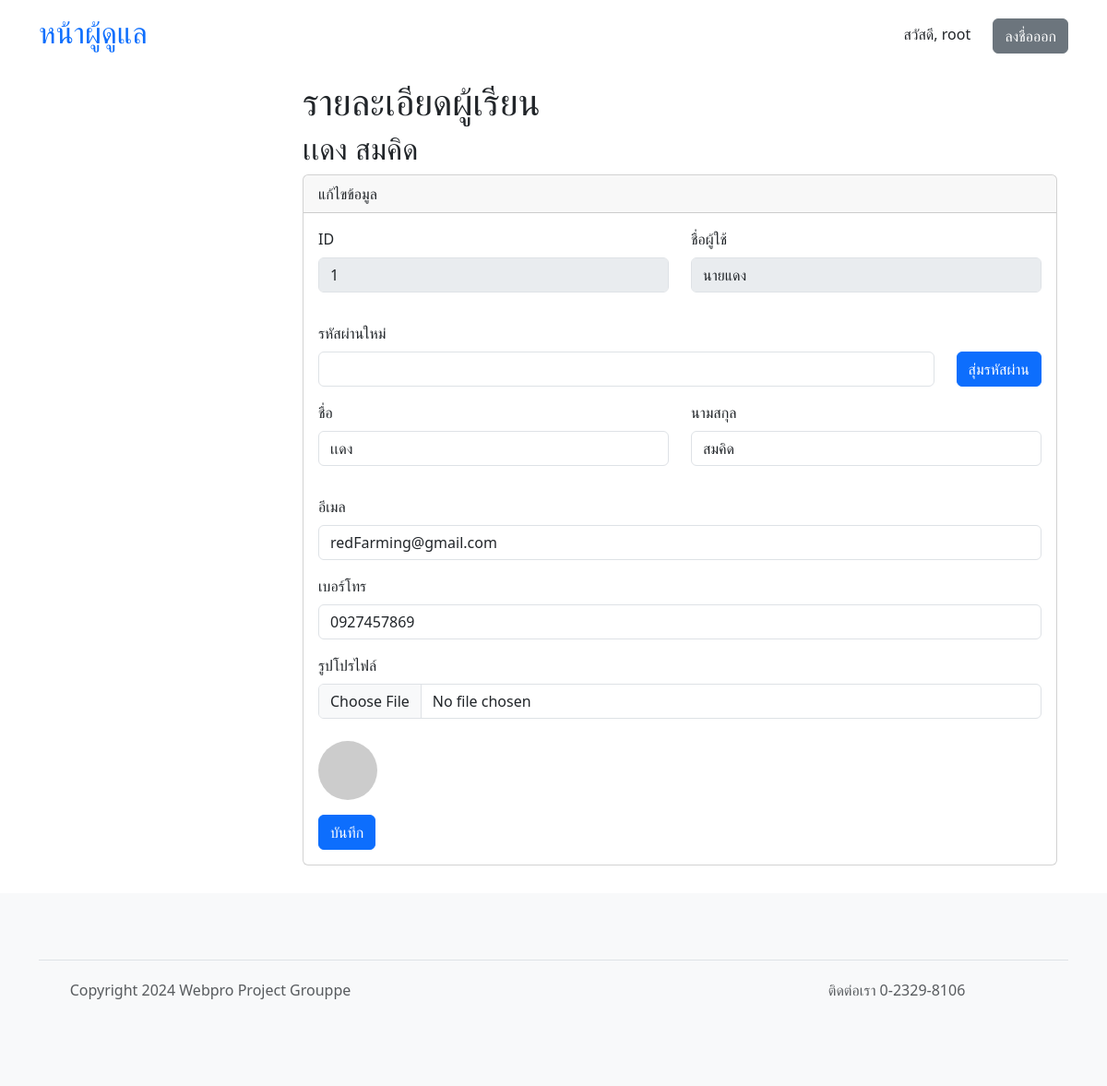
The page /admin/student.php?id=1 (signed in) on the database its author committed.
### tables this page shows
CREATE TABLE "students" (
	"id"	INTEGER,
	"username"	VARCHAR(32) NOT NULL,
	"first_name"	VARCHAR(64) NOT NULL,
	"last_name"	VARCHAR(64) NOT NULL,
	"profile_pic_hash"	CHARACTER(32),
	"password"	CHARACTER(72) NOT NULL,
	"email"	VARCHAR(64) NOT NULL,
	"phone"	VARCHAR(16),
	"created_date"	DATETIME,
	PRIMARY KEY("id" AUTOINCREMENT)
);

### core.php (called while the page is built, shortened)
<?php
require 'shopping.php';
require 'common.php';
	class App extends SQLite3 {
			?>
				</form><?php
		function get_object($id, $table) {
			$sql = "SELECT *, first_name || ' ' || last_name AS name FROM $table WHERE id = \"" . $id . "\"";
			$ret = $this->query($sql);
			$row = $ret->fetchArray(SQLITE3_ASSOC);
			$row = prepare_other_data($row, '../');
			return $row;
		}
	}
?>

### common.php (called while the page is built, shortened)
<?php
function prepare_other_data($row, $prefix = "") {
	$row['pfplink'] = get_pfplink_from_seed('saltPROJECTGROUPPE' . md5($row['username']));
	return $row;
}
function get_pfplink_from_seed($ident) {
	return "https://api.dicebear.com/7.x/thumbs/svg?seed=" . $ident;
}
	?>

### admin/si_edit.php (the view, shortened to what this page needs)
<?php
$object = null;
if (isset($_GET['id']))
	$object = $db->get_object($_GET['id'], $table);
if ($object != null) {
	$head = $head_1;
	$subhead = "<h2>{$object['name']}</h2>";
	$cardhead = "แก้ไขข้อมูล";
	$required = "";
	$lock = "disabled";
}
?>
<div class="container">
	<h1><?php echo $head ?></h1>
	<?php
		echo $subhead;
	?>
	<div class="card">
		<div class="card-header">
			<?php echo $cardhead ?>
		</div>
		<div class="card-body">
			<form action="<?php echo $logicpage; ?>" method="post" enctype="multipart/form-data">
				<div class="mb-3 row">
					<div class="col mb-3">
						<?php if ($object['id'] != 0) { ?>
						<label for="username" class="form-label <?php echo $required ?>">ID</label>
						<input type="text" class="form-control" id="id" name="id" value="<?php echo $object['id'] ?>" disabled>
						<?php } ?>
					</div>
					<div class="<?php if ($object['id'] != 0) { echo "col"; } else { echo ""; } ?> mb-3">
						<label for="username" class="form-label <?php echo $required ?>">ชื่อผู้ใช้</label>
						<input type="text" class="form-control" id="username" name="username" value="<?php echo $object['username'] ?>" <?php echo $lock ?> >
					</div>
				</div>
				<div class="mb-3">
					<label for="password" class="form-label <?php echo $required ?>">รหัสผ่าน<?php echo $object['id'] == 0 ? "" : "ใหม่"; ?></label>
					<div class="mb-3 row">
						<div class="col">
							<input class="form-control" id="password-input" name="password">
						</div>
						<div class="col-auto">
							<button type="button" onclick="passwordgen()" class="btn btn-primary">สุ่มรหัสผ่าน</button>
						</div>
					</div>
				</div>
				<div class="mb-3 row">
					<div class="col mb-3">
						<label for="first_name" class="form-label <?php echo $required ?>">ชื่อ</label>
						<input type="text" class="form-control" id="first_name" name="first_name" value="<?php echo $object['first_name'] ?>">
					</div>
					<div class="col mb-3">
						<label for="last_name" class="form-label <?php echo $required ?>">นามสกุล</label>
						<input type="text" class="form-control" id="last_name" name="last_name" value="<?php echo $object['last_name'] ?>">
					</div>
				</div>
				<div class="mb-3">
					<label for="email" class="form-label <?php echo $required ?>">อีเมล</label>
					<input type="email" class="form-control" id="email" name="email" value="<?php echo $object['email'] ?>">
				</div>
				<div class="mb-3">
					<label for="phone" class="form-label <?php echo $required ?>">เบอร์โทร</label>
					<input type="text" class="form-control" id="phone" name="phone" value="<?php echo $object['phone'] ?>">
				</div>
				<div class="mb-3">
					<label for="pfplink" class="form-label">รูปโปรไฟล์</label>
					<input type="file" class="form-control mb-4" id="pfpFile" name="pfpfile" accept="image/jpeg">
					<?php if ($object['id'] != 0) { ?>
					<img src="<?php echo $object['pfplink'] ?>" alt="avatar" width="64" height="64" class="rounded-circle me-4">
					<?php } else { ?>
					<input type="hidden" name="new">
					<?php } ?>
				</div>
				<button type="submit" class="btn btn-primary">บันทึก</button>
			</form>
		</div>
	</div>
</div>
<?php
require 'template_footer.php';
?>

### rows shown on the page
students: id "1", username "นายแดง", first_name "เเดง", last_name "สมคิด", email "redFarming@gmail.com", phone "0927457869"

### other values the page prints
$_SESSION['admin']['username'] "root"
$object['name'] "เเดง สมคิด"
$cardhead "แก้ไขข้อมูล"
